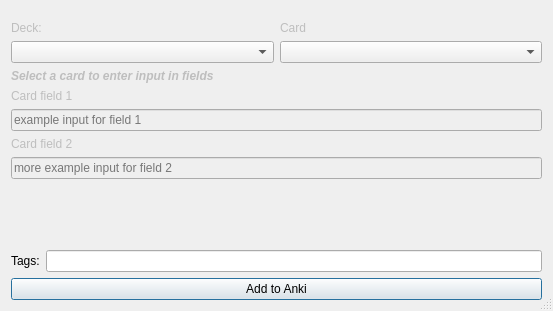
<?xml version="1.0" encoding="UTF-8"?>
<ui version="4.0">
 <class>Dialog</class>
 <widget class="QDialog" name="Dialog">
  <property name="geometry">
   <rect>
    <x>0</x>
    <y>0</y>
    <width>553</width>
    <height>311</height>
   </rect>
  </property>
  <property name="sizePolicy">
   <sizepolicy hsizetype="Preferred" vsizetype="MinimumExpanding">
    <horstretch>0</horstretch>
    <verstretch>0</verstretch>
   </sizepolicy>
  </property>
  <property name="windowTitle">
   <string>Anki QuickAdd</string>
  </property>
  <property name="sizeGripEnabled">
   <bool>true</bool>
  </property>
  <property name="modal">
   <bool>false</bool>
  </property>
  <layout class="QGridLayout" name="gridLayout">
   <item row="0" column="0">
    <layout class="QVBoxLayout" name="widget_layout">
     <property name="topMargin">
      <number>10</number>
     </property>
     <property name="rightMargin">
      <number>0</number>
     </property>
     <property name="bottomMargin">
      <number>0</number>
     </property>
     <item>
      <layout class="QGridLayout" name="combobox_layout">
       <property name="bottomMargin">
        <number>0</number>
       </property>
       <item row="0" column="0">
        <widget class="QLabel" name="deck_combobox_label">
         <property name="enabled">
          <bool>false</bool>
         </property>
         <property name="text">
          <string>Deck:</string>
         </property>
        </widget>
       </item>
       <item row="0" column="1">
        <widget class="QLabel" name="card_combobox_label">
         <property name="enabled">
          <bool>false</bool>
         </property>
         <property name="text">
          <string>Card</string>
         </property>
        </widget>
       </item>
       <item row="1" column="0">
        <widget class="QComboBox" name="deck_comboBox"/>
       </item>
       <item row="1" column="1">
        <widget class="QComboBox" name="card_comboBox"/>
       </item>
      </layout>
     </item>
     <item>
      <layout class="QVBoxLayout" name="form_label_layout">
       <property name="bottomMargin">
        <number>0</number>
       </property>
       <item>
        <widget class="QLabel" name="select_a_deck_label">
         <property name="enabled">
          <bool>false</bool>
         </property>
         <property name="text">
          <string>&lt;html&gt;&lt;head/&gt;&lt;body&gt;&lt;p&gt;&lt;span style=&quot; font-weight:600; font-style:italic;&quot;&gt;Select a card to enter input in fields&lt;/span&gt;&lt;/p&gt;&lt;/body&gt;&lt;/html&gt;</string>
         </property>
        </widget>
       </item>
       <item>
        <widget class="QLabel" name="textbox_1_label">
         <property name="enabled">
          <bool>false</bool>
         </property>
         <property name="text">
          <string>Card field 1</string>
         </property>
        </widget>
       </item>
       <item>
        <widget class="QLineEdit" name="textbox_1_lineedit">
         <property name="enabled">
          <bool>false</bool>
         </property>
         <property name="placeholderText">
          <string>example input for field 1</string>
         </property>
        </widget>
       </item>
       <item>
        <widget class="QLabel" name="textbox_2_label">
         <property name="enabled">
          <bool>false</bool>
         </property>
         <property name="text">
          <string>Card field 2</string>
         </property>
        </widget>
       </item>
       <item>
        <widget class="QLineEdit" name="textbox_2_lineedit">
         <property name="enabled">
          <bool>false</bool>
         </property>
         <property name="placeholderText">
          <string>more example input for field 2</string>
         </property>
        </widget>
       </item>
      </layout>
     </item>
     <item>
      <spacer name="verticalSpacer">
       <property name="orientation">
        <enum>Qt::Vertical</enum>
       </property>
       <property name="sizeHint" stdset="0">
        <size>
         <width>20</width>
         <height>40</height>
        </size>
       </property>
      </spacer>
     </item>
     <item>
      <layout class="QHBoxLayout" name="tags_layout">
       <property name="bottomMargin">
        <number>0</number>
       </property>
       <item>
        <widget class="QLabel" name="tags_label">
         <property name="text">
          <string>Tags:</string>
         </property>
        </widget>
       </item>
       <item>
        <widget class="QLineEdit" name="tags_lineedit">
         <property name="enabled">
          <bool>true</bool>
         </property>
        </widget>
       </item>
      </layout>
     </item>
     <item>
      <widget class="QPushButton" name="add_button">
       <property name="text">
        <string>Add to Anki</string>
       </property>
      </widget>
     </item>
    </layout>
   </item>
  </layout>
 </widget>
 <resources/>
 <connections/>
</ui>
